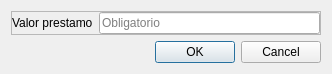
<?xml version="1.0" encoding="UTF-8"?>
<ui version="4.0">
 <class>DialogPedirPrestamo</class>
 <widget class="QDialog" name="DialogPedirPrestamo">
  <property name="geometry">
   <rect>
    <x>0</x>
    <y>0</y>
    <width>332</width>
    <height>69</height>
   </rect>
  </property>
  <property name="windowTitle">
   <string>Pedir prestamo</string>
  </property>
  <layout class="QVBoxLayout" name="verticalLayout">
   <item>
    <widget class="QFrame" name="frame">
     <property name="frameShape">
      <enum>QFrame::StyledPanel</enum>
     </property>
     <property name="frameShadow">
      <enum>QFrame::Raised</enum>
     </property>
     <layout class="QFormLayout" name="formLayout">
      <property name="leftMargin">
       <number>0</number>
      </property>
      <property name="topMargin">
       <number>0</number>
      </property>
      <property name="rightMargin">
       <number>0</number>
      </property>
      <property name="bottomMargin">
       <number>0</number>
      </property>
      <item row="0" column="0">
       <widget class="QLabel" name="lbl_valor_prestamo">
        <property name="text">
         <string>Valor prestamo</string>
        </property>
       </widget>
      </item>
      <item row="0" column="1">
       <widget class="QLineEdit" name="lnedit_prestamo">
        <property name="placeholderText">
         <string>Obligatorio</string>
        </property>
       </widget>
      </item>
     </layout>
    </widget>
   </item>
   <item>
    <widget class="QDialogButtonBox" name="buttonBox">
     <property name="orientation">
      <enum>Qt::Horizontal</enum>
     </property>
     <property name="standardButtons">
      <set>QDialogButtonBox::Cancel|QDialogButtonBox::Ok</set>
     </property>
    </widget>
   </item>
  </layout>
 </widget>
 <resources/>
 <connections>
  <connection>
   <sender>buttonBox</sender>
   <signal>accepted()</signal>
   <receiver>DialogPedirPrestamo</receiver>
   <slot>accept()</slot>
   <hints>
    <hint type="sourcelabel">
     <x>248</x>
     <y>254</y>
    </hint>
    <hint type="destinationlabel">
     <x>157</x>
     <y>274</y>
    </hint>
   </hints>
  </connection>
  <connection>
   <sender>buttonBox</sender>
   <signal>rejected()</signal>
   <receiver>DialogPedirPrestamo</receiver>
   <slot>reject()</slot>
   <hints>
    <hint type="sourcelabel">
     <x>316</x>
     <y>260</y>
    </hint>
    <hint type="destinationlabel">
     <x>286</x>
     <y>274</y>
    </hint>
   </hints>
  </connection>
 </connections>
</ui>
